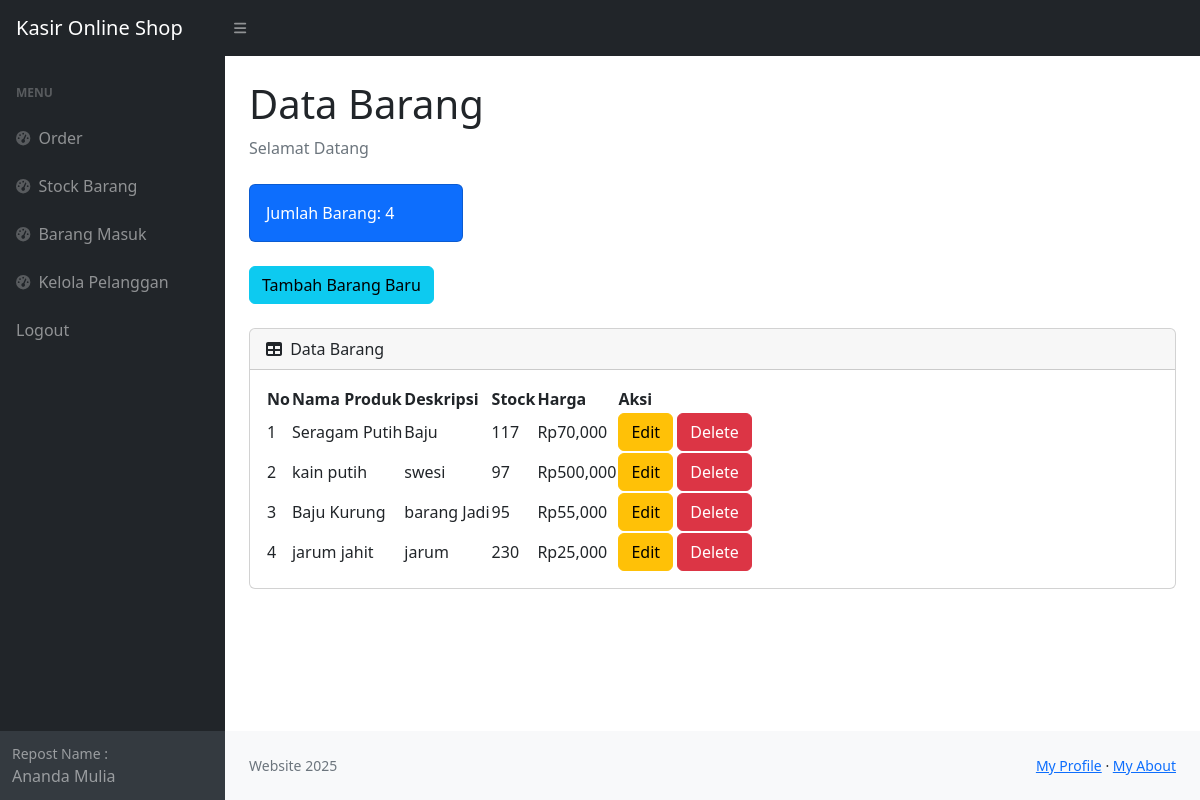
The app's page /stock.php (signed in) with its own data.
### tables this page shows
CREATE TABLE `produk` (
  `idproduk` int(11) NOT NULL,
  `namaproduk` varchar(20) NOT NULL,
  `deskripsi` varchar(30) NOT NULL,
  `harga` int(11) NOT NULL,
  `stock` int(11) NOT NULL
);

### stock.php (the view, shortened to what this page needs)
<?php
require 'ceklogin.php';
$h1 = mysqli_query($c,"select * from produk");
$h2 = mysqli_num_rows($h1);
?>
<!DOCTYPE html>
<html lang="en">
    <head>
        <link href="https://cdn.datatables.net/1.10.20/css/datatables.bootsrap4.min.css" rel="stylesheet" />
        <link href="https://cdn.jsdelivr.net/npm/simple-datatables@7.1.2/dist/style.min.css" rel="stylesheet" />
        <link href="css/styles.css" rel="stylesheet" />
    </head>
    <body class="sb-nav-fixed">
        <nav class="sb-topnav navbar navbar-expand navbar-dark bg-dark">
            <a class="navbar-brand ps-3" href="index.php">Kasir Online Shop</a>
        <button class="btn btn-link btn-sm order-1 lg-0" id="sidebarToggle" href="#!"><i class="fas fa-bars"></i></button>
        </nav>
        <div id="layoutSidenav">
            <div id="layoutSidenav_nav">
                <nav class="sb-sidenav accordion sb-sidenav-dark" id="sidenavAccordion">
                    <div class="sb-sidenav-menu">
                        <div class="nav">
                            <div class="sb-sidenav-menu-heading">Menu</div>
                            <a class="nav-link" href="index.php">
                                <div class="sb-nav-link-icon"><i class="fas fa-tachometer-alt"></i></div>
                                Order
                            </a>
                            <a class="nav-link" href="stock.php">
                                <div class="sb-nav-link-icon"><i class="fas fa-tachometer-alt"></i></div>
                                Stock Barang
                            </a>
                            <a class="nav-link" href="masuk.php">
                                <div class="sb-nav-link-icon"><i class="fas fa-tachometer-alt"></i></div>
                                Barang Masuk
                            </a>
                            <a class="nav-link" href="Pelanggan.php">
                                <div class="sb-nav-link-icon"><i class="fas fa-tachometer-alt"></i></div>
                                Kelola Pelanggan
                            </a>
                            <a class="nav-link" href="logout.php">
                                Logout
                            </a>
                        </div>
                    </div>
                    <div class="sb-sidenav-footer">
                        <div class="small">Repost Name :</div>
                        Ananda Mulia
                    </div>
                </nav>
            </div>
            <div id="layoutSidenav_content">
                <main>
                    <div class="container-fluid px-4">
                        <h1 class="mt-4">Data Barang</h1>
                        <ol class="breadcrumb mb-4">
                            <li class="breadcrumb-item active">Selamat Datang</li>
                        </ol>
                        <div class="row">
                            <div class="col-xl-3 col-md-6">
                                <div class="card bg-primary text-white mb-4">
                                    <div class="card-body">Jumlah Barang: <?=$h2;?></div>
                                    </div>
                                </div>
                        </div>
                            <button type="button" class="btn btn-info mb-4" data-toggle="modal" data-target="#myModal">
                                 Tambah Barang Baru
                            </button>
                        <div class="card mb-4">
                            <div class="card-header">
                                <i class="fas fa-table me-1"></i>
                                Data Barang
                            </div>
                            <div class="card-body">
                                <table id="datatablesSimple">
                                    <thead>
                                        <tr>
                                            <th>No</th>
                                            <th>Nama Produk</th>
                                            <th>Deskripsi</th>
                                            <th>Stock</th>
                                            <th>Harga</th>
                                            <th>Aksi</th>
                                        </tr>
                                    </thead>
                                    <tbody>
                                    <?php
                                    $_get = mysqli_query($c, "select * from produk");
                                    $i = 1;
                                    while($p=mysqli_fetch_array($_get)){
                                    $namaproduk = $p['namaproduk'];
                                    $deskripsi = $p['deskripsi'];
                                    $harga = $p['harga'];
                                    $stock = $p['stock'];
                                    $idproduk = $p['idproduk'];
                                    ?>
                                        <tr>
                                            <td><?=$i++;?></td>
                                            <td><?=$namaproduk;?></td>
                                            <td><?=$deskripsi;?></td>
                                            <td><?=$stock;?></td>
                                            <td>Rp<?=number_format($harga);?></td>
                                            <td>
                                            <button type="button" class="btn btn-warning" data-toggle="modal" data-target="#edit<?=$idproduk;?>">
                                                Edit
                                            </button>
                                            <button type="button" class="btn btn-danger" data-toggle="modal" data-target="#delete<?=$idproduk;?>">
                                                Delete
                                            </button>
                                            </td>
                                        </tr>
                                    <?php
                                    };
                                    ?>
                                    </tbody>
                                </table>
                            </div>
                        </div>
                    </div>
                </main>
                <footer class="py-4 bg-light mt-auto">
                    <div class="container-fluid px-4">
                        <div class="d-flex align-items-center justify-content-between small">
                            <div class="text-muted">Website 2025</div>
                            <div>
                                <a href='Data' target='_blank'>My Profile</a>
                                &middot;
                                <a href='paralax' target='_blank'>My About</a>
                            </div>
                        </div>
                    </div>
                </footer>
            </div>
        </div>
    </body>
</html>

### records on screen
produk: namaproduk "Seragam Putih", deskripsi "Baju", stock "117", harga "70,000"
produk: namaproduk "kain putih", deskripsi "swesi", stock "97", harga "500,000"
produk: namaproduk "Baju Kurung", deskripsi "barang Jadi", stock "95", harga "55,000"
produk: namaproduk "jarum jahit", deskripsi "jarum", stock "230", harga "25,000"

### other values on screen
$h2 "4"
